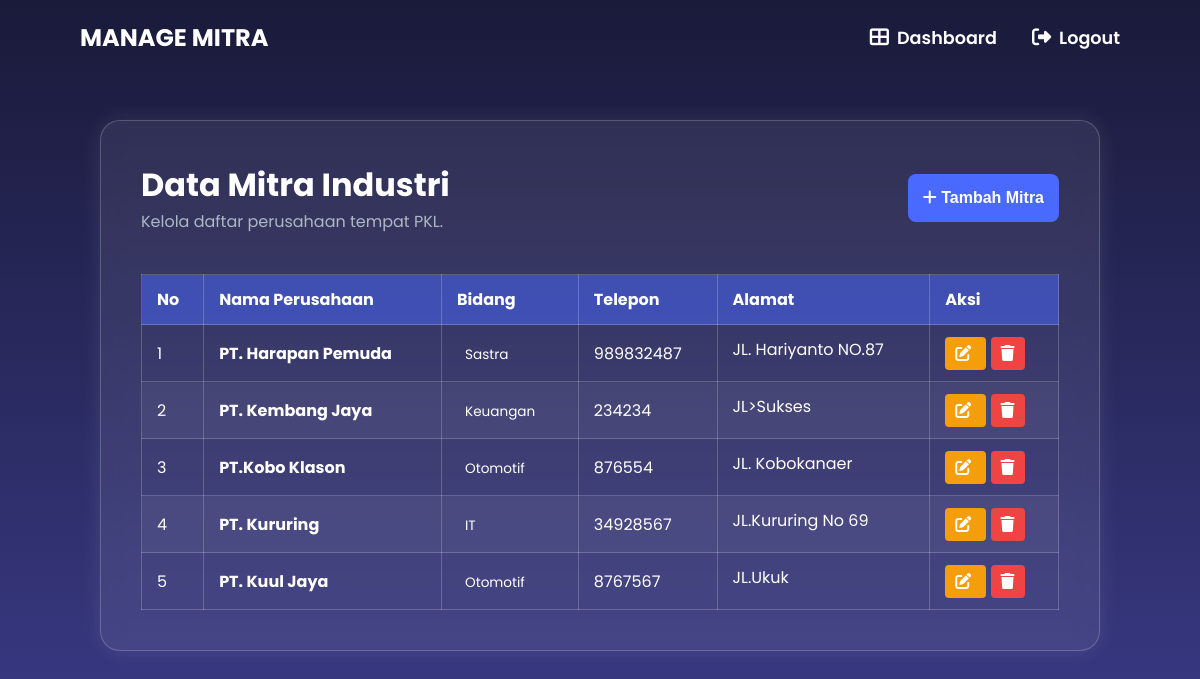
/admin-perusahaan.php (signed in), run on the app's committed database.
### tables this page shows
CREATE TABLE `perusahaan` (
  `id_perusahaan` int(21) NOT NULL,
  `nama_perusahaan` varchar(21) NOT NULL,
  `alamat` varchar(21) NOT NULL,
  `profil_lembaga_industri` varchar(21) NOT NULL,
  `nomer_telepon` int(21) NOT NULL,
  `bidang` varchar(21) NOT NULL,
  `tgl_mulai_mou` date DEFAULT NULL,
  `tgl_berakhir_mou` date DEFAULT NULL
);

### admin-perusahaan.php (the view, shortened to what this page needs)
<?php
include "config.php";
?>
<!DOCTYPE html>
<html lang="id">
<head>
    <link rel="stylesheet" href="style.css">
    <link rel="stylesheet" href="https://cdnjs.cloudflare.com/ajax/libs/font-awesome/6.5.2/css/all.min.css">
</head>
<body>
<header>
    <nav>
        <div class="logo">MANAGE MITRA</div>
        <ul class="nav-links">
            <li><a href="dashboard admin.php"><i class="fa fa-th-large"></i> Dashboard</a></li>
            <li><a href="login.php"><i class="fas fa-sign-out-alt"></i> Logout</a></li>
        </ul>
    </nav>
</header>
<main class="data-page">
    <div class="data-container animate-fade-up">
        <div class="header-action">
            <div>
                <h1>Data Mitra Industri</h1>
                <p class="subtitle" style="text-align: left; margin-bottom: 0;">Kelola daftar perusahaan tempat PKL.</p>
            </div>
            <button class="btn-simpan-laporan" onclick="openModal('tambah')" style="width: auto; margin-top: 0;">
                <i class="fas fa-plus"></i> Tambah Mitra
            </button>
        </div>
        <div class="table-wrapper">
            <table id="laporan-table">
                <thead>
                    <tr>
                        <th>No</th>
                        <th>Nama Perusahaan</th>
                        <th>Bidang</th>
                        <th>Telepon</th>
                        <th>Alamat</th>
                        <th>Aksi</th>
                    </tr>
                </thead>
                <tbody>
                    <?php
                    $no = 1;
                    $result = mysqli_query($conn, "SELECT * FROM perusahaan ORDER BY id_perusahaan DESC");
                    while ($row = mysqli_fetch_assoc($result)) {
                    ?>
                    <tr>
                        <td><?php echo $no++; ?></td>
                        <td style="font-weight: bold;"><?php echo $row['nama_perusahaan']; ?></td>
                        <td><span style= "padding: 4px 8px; border-radius: 4px; font-size: 0.85rem;"><?php echo $row['bidang']; ?></span></td>
                        <td><?php echo $row['nomer_telepon']; ?></td>
                        <td><span class="text-truncate" title="<?php echo $row['alamat']; ?>"><?php echo $row['alamat']; ?></span></td>
                        <td>
                            <a href="javascript:void(0)"
                               class="btn-edit-row"
                               onclick="editMitra(<?php echo htmlspecialchars(json_encode($row)); ?>)">
                               <i class="fas fa-edit"></i>
                            </a>
                            <a href="admin-perusahaan.php?hapus=<?php echo $row['id_perusahaan']; ?>"
                               class="btn-delete-row"
                               onclick="return confirm('Yakin ingin menghapus perusahaan ini?');">
                               <i class="fas fa-trash"></i>
                            </a>
                        </td>
                    </tr>
                    <?php } ?>
                </tbody>
            </table>
        </div>
    </div>
</main>
</body>
</html>

### style.css (style rules this page uses)
* { margin: 0; padding: 0; box-sizing: border-box; }
body { font-family: 'Poppins', sans-serif; background-color: #1a1a3a; color: #ffffff; overflow-x: hidden; }
header { position: absolute; top: 0; left: 0; width: 100%; padding: 20px 80px; z-index: 100; }
nav { display: flex; justify-content: space-between; align-items: center; }
.logo { font-size: 1em; font-weight: 700; }
.nav-links { display: flex; list-style: none; gap: 30px; }
.nav-links a { text-decoration: none; color: #ffffff; font-weight: 600; transition: color 0.3s ease; }
nav { display: flex; justify-content: space-between; align-items: center; animation: fadeSlideDown 0.8s ease forwards; }
.logo { font-size: 1.5em; font-weight: 700; }
.nav-links { display: flex; list-style: none; gap: 35px; }
.nav-links a { text-decoration: none; color: #ffffff; font-weight: 600; transition: color 0.3s ease; display: flex; align-items: center; gap: 8px; font-size: 1.1rem; }
.nav-links i { font-size: 1.2rem; }
.login-container .subtitle, .data-container .subtitle, .contact-container .subtitle { text-align: center; color: #aeb8c4; margin-bottom: 30px; }
.table-wrapper { overflow-x: auto; }
.animate-fade-up { opacity: 0; animation: fadeIn 1s ease-out forwards; }
.about-page, .contact-page, .data-page { padding: 120px 20px 40px 20px; min-height: 100vh; background: linear-gradient(to bottom, #1a1a3a, #3c3c8c); color: #ffffff; display: flex; justify-content: center; align-items: flex-start; }
.about-content, .contact-container, .data-container { width: 100%; max-width: 800px; padding: 40px; background-color: rgba(255, 255, 255, 0.08); border-radius: 20px; box-shadow: 0 0 20px rgba(255, 255, 255, 0.1); backdrop-filter: blur(10px); border: 1px solid rgba(255, 255, 255, 0.2); opacity: 0; animation: fadeIn 1s ease-out 0.2s forwards; }
.data-container { max-width: 1000px; }
.btn-simpan-laporan, .btn-download-pdf { width: 100%; padding: 15px; border: none; font-size: 1rem; font-weight: 600; border-radius: 8px; cursor: pointer; transition: all 0.3s ease; margin-top: 10px; }
.btn-simpan-laporan { background-color: #4a69ff; color: #ffffff; }
#laporan-table { width: 100%; border-collapse: collapse; margin-top: 20px; }
#laporan-table th, #laporan-table td { padding: 12px 15px; border: 1px solid rgba(255, 255, 255, 0.2); text-align: left; }
#laporan-table thead { background-color: rgba(74, 105, 255, 0.5); }
#laporan-table tbody tr:nth-child(even) { background-color: rgba(255, 255, 255, 0.05); }
.header-action { display: flex; justify-content: space-between; align-items: center; margin-bottom: 20px; }

### admin-perusahaan.php (style rules this page uses)
.header-action { display: flex; justify-content: space-between; align-items: center; margin-bottom: 20px; }
td { vertical-align: middle; }
.text-truncate { max-width: 200px; white-space: nowrap; overflow: hidden; text-overflow: ellipsis; display: inline-block; }
.btn-edit-row { background: #f59e0b; color: white; padding: 5px 10px; border-radius: 4px; text-decoration: none; margin-right: 5px; }
.btn-delete-row { background: #ef4444; color: white; padding: 5px 10px; border-radius: 4px; text-decoration: none; border: none; cursor: pointer; }

### data on the page
perusahaan: nama_perusahaan "PT. Harapan Pemuda", bidang "Sastra", nomer_telepon "989832487", alamat "JL. Hariyanto NO.87"
perusahaan: nama_perusahaan "PT. Kembang Jaya", bidang "Keuangan", nomer_telepon "234234", alamat "JL>Sukses"
perusahaan: nama_perusahaan "PT.Kobo Klason", bidang "Otomotif", nomer_telepon "876554", alamat "JL. Kobokanaer"
perusahaan: nama_perusahaan "PT. Kururing", bidang "IT", nomer_telepon "34928567", alamat "JL.Kururing No 69"
perusahaan: nama_perusahaan "PT. Kuul Jaya", bidang "Otomotif", nomer_telepon "8767567", alamat "JL.Ukuk"
